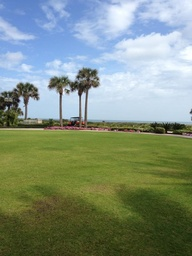
#> input picture Python/Pillow/resources/img/spec2-images/image02.jpg, 192 x 256 px, shrunk from 720 x 960 before the run, found by its file name; its folder holds only this picture in this run
$ python pillow.py
#> lines starting #> are read from the running program, lines starting #| are printed output that depends on the picture
### Python/Pillow/specification-2/imageManipulations.py
from PIL import Image
from PIL import ImageFilter
from PIL.ExifTags import TAGS
import os
import sys

pixArray = []

def loading(val, maxVal):
    """Used for printing periods as a loading bar"""
    sys.stdout.write('\r')
    sys.stdout.write(f"{val} / {maxVal}")
    sys.stdout.flush()


def walklevel(some_dir, level=1):
    """Addaptaion on os.walk but allowing to select the level of recursion.
    Taken from: https://stackoverflow.com/questions/229186/os-walk-without-digging-into-directories-below"""
    some_dir = some_dir.rstrip(os.path.sep)
    assert os.path.isdir(some_dir)
    num_sep = some_dir.count(os.path.sep)
    for root, dirs, files in os.walk(some_dir):
        yield root, dirs, files
        num_sep_this = root.count(os.path.sep)
        if num_sep + level <= num_sep_this:
            del dirs[:]

def printImageFile(ifobj):
    """Print all the attributes in a ImageFile named tuple object"""
    print(f"fileName:'{ifobj.fileName}'     fileType:'{ifobj.fileType}'     fileSize:'{ifobj.fileSize}'"
          f"     fileColorMode:'{ifobj.fileColorMode}'      fileLOC:'{ifobj.fileLOC}'")


def createThumbnail(imgObj, outpLoc, size = 128):
    """Create a thumbnail of imgObj at location outpLoc"""
    # format the size to be a tuple
    size = (size, size)
    # format the output dir: if it doesnt exist create it
    if os.path.isdir(outpLoc):
        pass
    else:
        os.makedirs(outpLoc)
    # check if the imgObj is a thumbnail already
    if "thumb" in imgObj.fileName:
        # don't do anything
        return False
    # create the thumbnail:
    # open image file
    im = Image.open(imgObj.fileLOC)
    # set it to size parameter
    im.thumbnail(size)
    # save image file at output location
    im.save(outpLoc + "thumb-" + imgObj.fileName.split(".")[0] + ".jpg")


def applyFilter(imgObj, outpLoc, filterType, customArgs = [0]):
    """Aplly filter to an image, if arguments arr required use the list customArgs
    Help from: https://hhsprings.bitbucket.io/docs/programming/examples/python/PIL/ImageFilter.html"""
    # format the output dir: if it doesnt exist create it
    if os.path.isdir(outpLoc):
        pass
    else:
        os.makedirs(outpLoc)
    # check if the imgObj is a thumbnail already
    if "filtr" in imgObj.fileName:
        # don't do anything
        return False
    # apply filter based on filter type:
    # open image file
    im = Image.open(imgObj.fileLOC)
    # apply filter based on filterType argument
    if filterType == "BLUR":
        currImFltr = im.filter(ImageFilter.BoxBlur(customArgs[0]))
    elif filterType == "CONTOUR":
        currImFltr = im.filter(ImageFilter.CONTOUR())
    elif filterType == "DETAIL":
        currImFltr = im.filter(ImageFilter.DETAIL())
    elif filterType == "EDGE_ENHANCE":
        currImFltr = im.filter(ImageFilter.EDGE_ENHANCE_MORE())
    elif filterType == "EMBOSS":
        currImFltr = im.filter(ImageFilter.EMBOSS())
    elif filterType == "FIND_EDGES":
        currImFltr = im.filter(ImageFilter.FIND_EDGES())
    elif filterType == "UNSHARP_MASK":
        currImFltr = im.filter(ImageFilter.UnsharpMask(radius=customArgs[0], percent=customArgs[1], threshold=customArgs[2]))
    else:
        print(f"no filter for filter type: {filterType}")
        return False
    # save filtered image
    currImFltr.save(outpLoc + "filtr-" + filterType + "-" + imgObj.fileName)


def maximum(r, g, b):
    """Used for calculating the largest pixel value of RGB
    returns the normalised pixel vale + 255"""
    list = [r, g, b]
    if (r + b + g) > 700:
        return (255, 255, 255)
    if (r + b + g) < 120:
        return (0, 0, 0)
    if max(list) == r:
        return (255, 0, 0)
    if max(list) == g:
        return (0, 255, 0)
    if max(list) == b:
        return (0, 0, 255)


def customRGBFilter(imgObj, outpLoc):
    """Aplly custom RGB filter"""
    # format the output dir: if it doesnt exist create it
    if os.path.isdir(outpLoc):
        pass
    else:
        os.makedirs(outpLoc)
    # check if the imgObj is a thumbnail already
    if "filtr" in imgObj.fileName:
        # don't do anything
        return False
    print("Generating custom RGB filter:")
    # For each pixel in image
    # Get pixel value
    # set it to omly the predominant RGB color
    im = Image.open(imgObj.fileLOC)
    outpim = Image.new(mode="RGB", size=im.size)
    px = outpim.load()
    width, height = im.size
    for x in range(width):
        loading(x, im.size[0])
        for y in range(height):
            r, g, b = im.getpixel((x, y))
            outpim.putpixel((x, y), maximum(r, g, b))

    outpim.save(outpLoc + "filtr-customRGB-" + imgObj.fileName)
    print()


def listTags(imgObj):
    """ Extact ExIf tags from image to text file
    with help from: https://developer.here.com/blog/getting-started-with-geocoding-exif-image-metadata-in-python3"""
    # open image file
    im = Image.open(imgObj.fileLOC)
    # Get raw ExIf data
    exif_data = im._getexif()
    # used to store a dictionary of the ExIf data
    labeled = {}
    # Catch any images that do not have any metadata tags
    try:
        for (key, val) in exif_data.items():
            labeled[TAGS.get(key)] = val
    except AttributeError:
        print("AttributeError: This image has no readable ExIf Tags")
    # Write ExIf tags into text files,
    # ExIf-data-dump.txt: used for all ExIf data
    # ExIf-data-parsed.txt: used for specific useful ExIf data
    f = open("ExIf-data-dump.txt", "a+")
    f2 = open("ExIf-data-parsed.txt", "a+")
    f.write("------------------------------------------------------------ \n")
    f.write(imgObj.fileName + " \n")
    f.write("------------------------------------------------------------ \n")
    f2.write("------------------------------------------------------------ \n")
    f2.write(imgObj.fileName + " \n")
    f2.write("------------------------------------------------------------ \n")
    # List of all the useful ExIf data tags
    keyList = ["DateTimeOriginal", "DateTimeDigitized", "ExifImageWidth", "ExifImageHeight", "Make", "Model", "XResolution", "YResolution", "ISOSpeedRatings", "ResolutionUnit", "WhiteBalance"]
    for key in labeled:
        # Filter out keys that contain un-usable binary data dumps
        if key == "MeteringMode" or key == "UserComment" or key == "MakerNote" or key == "PrintImageMatching":
            continue
        # Write to ExIf dump
        f.write(f"key:{key}, val:{labeled.get(key)} \n")
        if key in keyList:
            # If the label is useful write to ExIf parsed
            f2.write(f"key:{key}, val:{labeled.get(key)} \n")
    f.close()
    f2.close()

### Python/Pillow/specification-2/pillow.py
from PIL import Image
import os
import collections
import sys
import imageManipulations as imgMap

currotp = ""
def loading():
    """Used for printing periods as a loading bar"""
    # Stores how manny previous periods have been printed
    global currotp
    # Escape character to cess the previous line
    sys.stdout.write('\r')
    currotp += "."
    sys.stdout.write(currotp)
    # Flush the sys feed
    sys.stdout.flush()


def loading_flush():
    """Used for finishing printing periods as a loading bar"""
    global  currotp
    currotp = "."
    sys.stdout.flush()
    # Escape off the loading line
    print()

# empty the file used as output for the ExIf data
f = open("ExIf-data-dump.txt", "w+")
f.write("")
f.close()
f = open("ExIf-data-parsed.txt", "w+")
f.write("")
f.close()

# Get current working directory
dirpath = os.getcwd()
# create path to image folders
# get root dir (practical-3) and navigate to /resources/img/spec2-images
LOC = str(os.path.abspath(os.path.join(dirpath, os.pardir))) + "\\resources\\img\\spec2-images\\"

# Generate storage handeler
ImageFile = collections.namedtuple("ImageFile", ["fileName", "fileType", "fileSize", "fileColorMode", "fileLOC"])

# used to store all image names so we can add them to the image storage handler
imgList = []
# loop through all images to get image file names
# 2nd arg specifies the lvl of recursion for the walk (0 only current dir)
for entities in imgMap.walklevel(LOC, 0):
    # entities gives us allot of unnecessary info, the 3rd index is the full name of all image files
    for file in entities[2]:
        # if there are multiple image files in entities we add them to list
        if file not in imgList and file != []:
            # list of all image file names
            imgList.append(file)

# open each image as a file object
for i in range(len(imgList)):
    # check if the type is an image file:
    try:
        im = Image.open(LOC + imgList[i])
#> im is the input picture: PIL image 192x256 RGB; mean R, G, B 128.6, 143.8, 127.1
    except IOError:
        print(f"invalidFile: file {imgList[i]} is not an image file")
        continue
    # add verified images to storage handler
    im = Image.open(LOC + imgList[i])
    # Store the current image in the named tuple
    currImg = ImageFile(fileName=imgList[i], fileType=im.format, fileSize=im.size, fileColorMode=im.mode,
                        fileLOC=LOC + imgList[i])
# --------- images obtained ---------
    # Pring image imformation
    imgMap.printImageFile(currImg)
#| fileName:'image02.jpg'     fileType:'JPEG'     fileSize:'(192, 256)'     fileColorMode:'RGB'      fileLOC:'Python/Pillow\resources\img\spec2-images\image02.jpg'

    # create thumbnails
    imgMap.createThumbnail(currImg, LOC + "thumbnails\\")
#> in createThumbnail, `im.thumbnail(size)`:
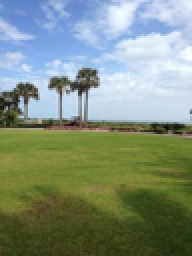
#> im: PIL image 96x128 RGB (shown 2 times larger); mean R, G, B 128.6, 143.8, 127.1
    # ----- apply filters -----
    # loading() here used to add to the progress bar
    loading()

    # apply a blur filter
    imgMap.applyFilter(currImg, LOC + "filters\\BLUR\\", "BLUR", [9])
    loading()
    # apply a contor filter
    imgMap.applyFilter(currImg, LOC + "filters\\CONTOUR\\", "CONTOUR")
#> call 2 of applyFilter, with filterType = 'CONTOUR'
#> in applyFilter (call 2), `currImFltr = im.filter(ImageFilter.CONTOUR())`:
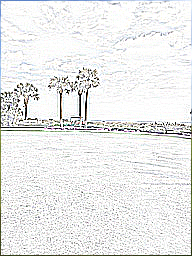
#> currImFltr: PIL image 192x256 RGB; mean R, G, B 235.4, 235.9, 235.6
    loading()
    # apply a detail filter
    imgMap.applyFilter(currImg, LOC + "filters\\DETAIL\\", "DETAIL")
    loading()
    # apply an edge enhance filter
    imgMap.applyFilter(currImg, LOC + "filters\\EDGE_ENHANCE\\", "EDGE_ENHANCE")
#> call 4 of applyFilter, with filterType = 'EDGE_ENHANCE'
#> in applyFilter (call 4), `currImFltr = im.filter(ImageFilter.EDGE_ENHANCE_MORE())`:
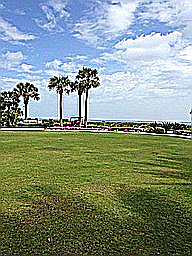
#> currImFltr: PIL image 192x256 RGB; mean R, G, B 129.9, 144.8, 129.8
    loading()
    # apply an emboss filter
    imgMap.applyFilter(currImg, LOC + "filters\\EMBOSS\\", "EMBOSS")
#> in applyFilter (call 5), `currImFltr = im.filter(ImageFilter.EMBOSS())`:
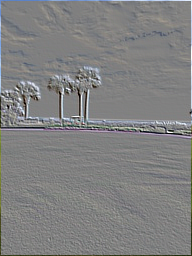
#> currImFltr: PIL image 192x256 RGB; mean R, G, B 128.2, 128.6, 128.8
    loading()
    # apply a find edges filter
    imgMap.applyFilter(currImg, LOC + "filters\\FIND_EDGES\\", "FIND_EDGES")
#> in applyFilter (call 6), `currImFltr = im.filter(ImageFilter.FIND_EDGES())`:
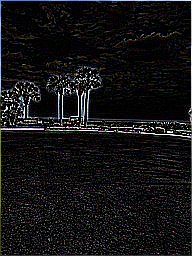
#> currImFltr: PIL image 192x256 RGB; mean R, G, B 19.2, 19.3, 19.3
    loading()
    # apply an unsharp mask filter
    imgMap.applyFilter(currImg, LOC + "filters\\UNSHARP_MASK\\", "UNSHARP_MASK", [2, 150, 3])
#> in applyFilter (call 7), `currImFltr = im.filter(ImageFilter.UnsharpMask(radius=customArgs[0], p..`:
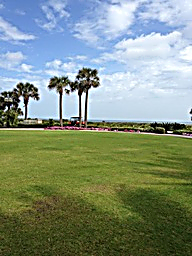
#> currImFltr: PIL image 192x256 RGB; mean R, G, B 128.9, 144, 127.2
    loading()
    loading_flush()

    # create custom RGB filtered images
    imgMap.customRGBFilter(currImg, LOC + "filters\\RGB-Custom\\")
#> in customRGBFilter, `outpim = Image.new(mode="RGB", size=im.size)`: outpim: PIL image 192x256 RGB; every value is 0
#> after the loop in customRGBFilter, `for x in range(width):`:
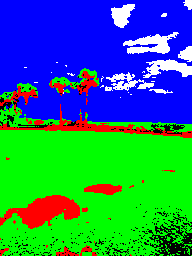
#> outpim: PIL image 192x256 RGB; mean R, G, B 30.6, 125.1, 112.8
    # Get ExIf data from image
    imgMap.listTags(currImg)
#| AttributeError: This image has no readable ExIf Tags

$ run again, on Python/Pillow/resources/img/spec2-images/image07.jpg
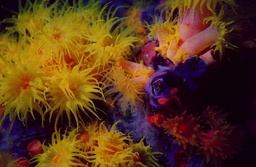
#> input picture Python/Pillow/resources/img/spec2-images/image07.jpg, 256 x 167 px, shrunk from 640 x 418 before the run, found by its file name
#> im is the input picture: PIL image 256x167 RGB; mean R, G, B 92.3, 56.6, 27.7
#| fileName:'image07.jpg'     fileType:'JPEG'     fileSize:'(256, 167)'     fileColorMode:'RGB'      fileLOC:'Python/Pillow\resources\img\spec2-images\image07.jpg'
#> im: PIL image 128x84 RGB
#> in applyFilter (call 6), `currImFltr = im.filter(ImageFilter.FIND_EDGES())`:
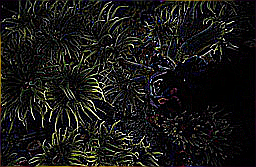
#> currImFltr: PIL image 256x167 RGB; mean R, G, B 24.9, 24.4, 22.2
#> after the loop in customRGBFilter, `for x in range(width):`:
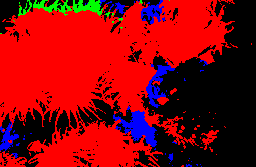
#> outpim: PIL image 256x167 RGB; mean R, G, B 137.9, 3.9, 10.9
#| AttributeError: This image has no readable ExIf Tags

$ run again, on Python/Pillow/resources/img/spec2-images/image08.jpg
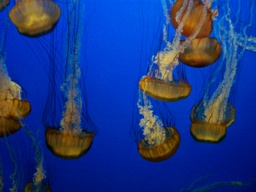
#> input picture Python/Pillow/resources/img/spec2-images/image08.jpg, 256 x 192 px, shrunk from 2832 x 2128 before the run, found by its file name
#> im is the input picture: PIL image 256x192 RGB; mean R, G, B 28, 55.9, 133
#| fileName:'image08.jpg'     fileType:'JPEG'     fileSize:'(256, 192)'     fileColorMode:'RGB'      fileLOC:'Python/Pillow\resources\img\spec2-images\image08.jpg'
#> im: PIL image 128x96 RGB
#> in applyFilter (call 6), `currImFltr = im.filter(ImageFilter.FIND_EDGES())`:
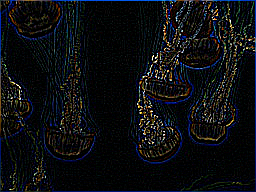
#> currImFltr: PIL image 256x192 RGB; mean R, G, B 12.3, 14.1, 17.1
#> after the loop in customRGBFilter, `for x in range(width):`:
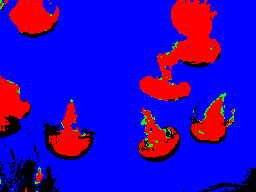
#> outpim: PIL image 256x192 RGB; mean R, G, B 44, 2.2, 191.4
#| AttributeError: This image has no readable ExIf Tags

$ run again, on Python/Pillow/resources/img/spec2-images/image03.jpg
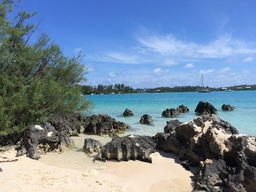
#> input picture Python/Pillow/resources/img/spec2-images/image03.jpg, 256 x 192 px, shrunk from 960 x 720 before the run, found by its file name
#> im is the input picture: PIL image 256x192 RGB; mean R, G, B 115.7, 135.9, 156.9
#| fileName:'image03.jpg'     fileType:'JPEG'     fileSize:'(256, 192)'     fileColorMode:'RGB'      fileLOC:'Python/Pillow\resources\img\spec2-images\image03.jpg'
#> im: PIL image 128x96 RGB
#> after the loop in customRGBFilter, `for x in range(width):`:
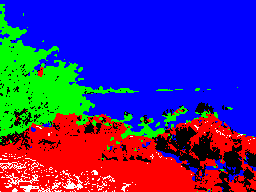
#> outpim: PIL image 256x192 RGB; mean R, G, B 68.6, 41.1, 135.4
#| AttributeError: This image has no readable ExIf Tags
